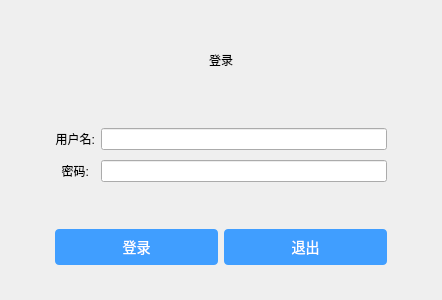
<?xml version="1.0" encoding="UTF-8"?>
<ui version="4.0">
 <class>Dlg_Login</class>
 <widget class="QDialog" name="Dlg_Login">
  <property name="geometry">
   <rect>
    <x>0</x>
    <y>0</y>
    <width>442</width>
    <height>300</height>
   </rect>
  </property>
  <property name="minimumSize">
   <size>
    <width>0</width>
    <height>0</height>
   </size>
  </property>
  <property name="maximumSize">
   <size>
    <width>16777215</width>
    <height>16777215</height>
   </size>
  </property>
  <property name="windowTitle">
   <string>登录</string>
  </property>
  <property name="styleSheet">
   <string notr="true"/>
  </property>
  <layout class="QGridLayout" name="gridLayout_3">
   <item row="0" column="0">
    <widget class="QWidget" name="widget_2" native="true">
     <property name="maximumSize">
      <size>
       <width>16777215</width>
       <height>60</height>
      </size>
     </property>
     <layout class="QGridLayout" name="gridLayout_2">
      <item row="0" column="0">
       <widget class="QLabel" name="lb_title">
        <property name="maximumSize">
         <size>
          <width>16777215</width>
          <height>60</height>
         </size>
        </property>
        <property name="styleSheet">
         <string notr="true">QLabel
{
	font: 35px '微软雅黑';
}</string>
        </property>
        <property name="text">
         <string>登录</string>
        </property>
        <property name="textFormat">
         <enum>Qt::TextFormat::AutoText</enum>
        </property>
        <property name="alignment">
         <set>Qt::AlignmentFlag::AlignCenter</set>
        </property>
       </widget>
      </item>
     </layout>
    </widget>
   </item>
   <item row="1" column="0">
    <widget class="QWidget" name="widget" native="true">
     <property name="maximumSize">
      <size>
       <width>350</width>
       <height>80</height>
      </size>
     </property>
     <layout class="QGridLayout" name="gridLayout_4">
      <item row="1" column="0">
       <widget class="QLabel" name="lb_txt2">
        <property name="styleSheet">
         <string notr="true">QLabel
{
	font: 20px '微软雅黑';
}</string>
        </property>
        <property name="text">
         <string>  密码:</string>
        </property>
       </widget>
      </item>
      <item row="0" column="1">
       <widget class="QLineEdit" name="le_user">
        <property name="maximumSize">
         <size>
          <width>16777215</width>
          <height>16777215</height>
         </size>
        </property>
        <property name="styleSheet">
         <string notr="true"/>
        </property>
       </widget>
      </item>
      <item row="0" column="0">
       <widget class="QLabel" name="lb_txt1">
        <property name="styleSheet">
         <string notr="true">QLabel
{
	font: 20px '微软雅黑';
}</string>
        </property>
        <property name="text">
         <string>用户名:</string>
        </property>
        <property name="alignment">
         <set>Qt::AlignmentFlag::AlignRight|Qt::AlignmentFlag::AlignTrailing|Qt::AlignmentFlag::AlignVCenter</set>
        </property>
       </widget>
      </item>
      <item row="1" column="1">
       <widget class="QLineEdit" name="le_password">
        <property name="styleSheet">
         <string notr="true"/>
        </property>
        <property name="echoMode">
         <enum>QLineEdit::EchoMode::Normal</enum>
        </property>
       </widget>
      </item>
     </layout>
    </widget>
   </item>
   <item row="3" column="0">
    <widget class="QWidget" name="widget_3" native="true">
     <property name="maximumSize">
      <size>
       <width>16777215</width>
       <height>50</height>
      </size>
     </property>
     <layout class="QGridLayout" name="gridLayout">
      <item row="0" column="0">
       <widget class="QPushButton" name="btn_login">
        <property name="styleSheet">
         <string notr="true">QPushButton
{
border-radius:4px;background:#409eff;color:white;font-size:14px;min-height:28px;min-width:85px;padding:4px;

}
</string>
        </property>
        <property name="text">
         <string>登录</string>
        </property>
       </widget>
      </item>
      <item row="0" column="1">
       <widget class="QPushButton" name="btn_exit">
        <property name="styleSheet">
         <string notr="true">QPushButton{
border-radius:4px;background:#409eff;color:white;font-size:14px;min-height:28px;min-width:85px;padding:4px;
}</string>
        </property>
        <property name="text">
         <string>退出</string>
        </property>
       </widget>
      </item>
     </layout>
    </widget>
   </item>
  </layout>
 </widget>
 <resources/>
 <connections/>
</ui>
